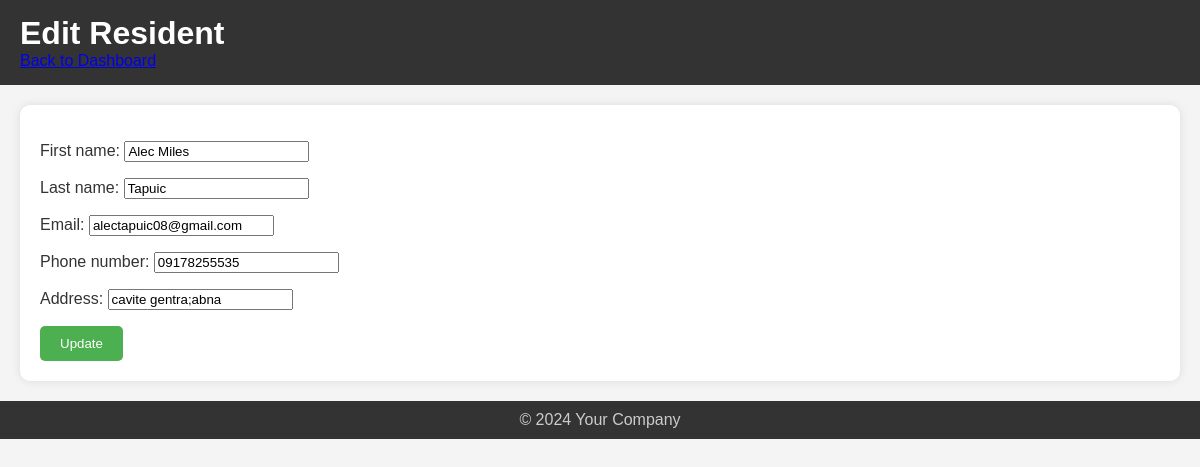
The app's page /residents/edit/10/ with its own data.
### app/models.py (models this page shows, shortened)
class Resident(models.Model):
    first_name = models.CharField(max_length=100)
    last_name = models.CharField(max_length=100)
    email = models.EmailField(unique=True)
    phone_number = models.CharField(max_length=15, blank=True, null=True)
    address = models.CharField(max_length=255)
    joined_date = models.DateField(auto_now_add=True)

### app/views.py (the view)
# urls.py: path('residents/edit/<int:pk>/', ResidentUpdateView.as_view(), name='edit_resident'),
class ResidentUpdateView(UpdateView):
    model = Resident
    form_class = ResidentForm
    template_name = 'app/admin_edit_resident.html'
    success_url = reverse_lazy('resident_list')

### app/forms.py
class ResidentForm(forms.ModelForm):
    class Meta:
        model = Resident
        fields = '__all__'

### app/templates/app/admin_edit_resident.html (shortened to what this page needs)
{% load static %}
<!DOCTYPE html>
<html lang="en">
<head>
    <link rel="stylesheet" href="{% static 'css/admin.css' %}">
</head>
<body>
    <header>
        <h1>Edit Resident</h1>
        <a class="back-link" href="{% url 'resident_list' %}">Back to Dashboard</a>
    </header>
    <main>
        <form method="post" class="form-container">
            {{ form.as_p }}
            <button type="submit" class="btn-primary">Update</button>
        </form>
    </main>
    <footer>
        <p>&copy; 2024 Your Company</p>
    </footer>
</body>
</html>

### static/css/admin.css (style rules this page uses)
body { font-family: Arial, sans-serif; margin: 0; padding: 0; background-color: #f4f4f4; color: #333; }
header { background-color: #333; color: white; padding: 15px 20px; }
header h1 { margin: 0; }
main { padding: 20px; background-color: white; margin: 20px; border-radius: 10px; box-shadow: 0 0 10px rgba(0, 0, 0, 0.1); }
.btn-primary, .btn-secondary, .btn-danger { background-color: #4CAF50; color: white; padding: 10px 20px; border: none; border-radius: 5px; text-decoration: none; display: inline-block; cursor: pointer; }
footer { background-color: #333; color: #ccc; text-align: center; padding: 10px; }
footer p { margin: 0; }

### records on screen
Resident: first_name "Alec Miles", last_name "Tapuic", email "alectapuic08@gmail.com", phone_number "09178255535", address "cavite gentra;abna"
